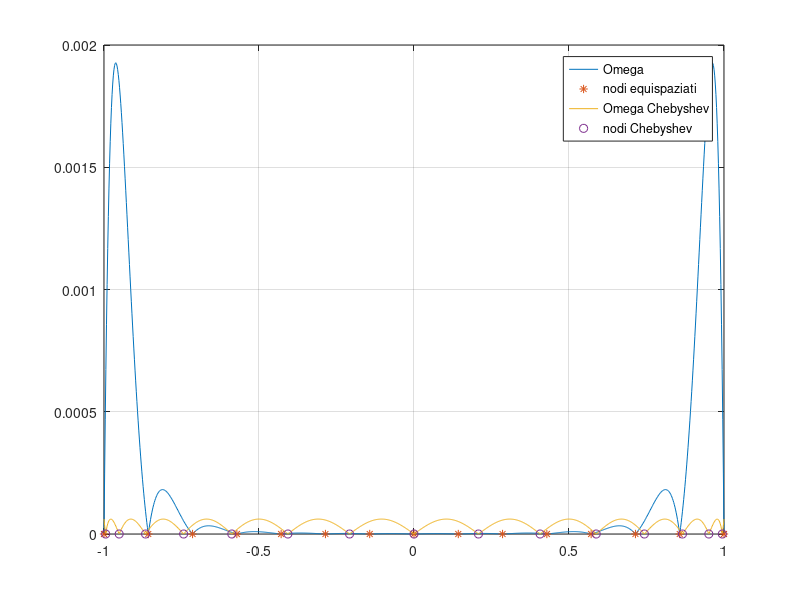

This figure's MATLAB source:
% Es 7 interpolazione
clear
clc
close all

a=-1; b=1;
n=15; %numero nodi
x=linspace(a,b,1000);
nodi=linspace(a,b,n); %nodi equispaziati
nodi_cheb=(a+b)/2-(b-a)/2*cos((2*[0:n-1]+1)/(2*(n-1)+2)*pi);%nodi di Chebyshev
for i=1:length(x)
    w(i)=prod(x(i)-nodi);
    w_cheb(i)=prod(x(i)-nodi_cheb);
end
plot(x,abs(w))
grid on
hold on
plot(nodi,zeros(size(nodi)),'*')
plot(x,abs(w_cheb))
plot(nodi_cheb,zeros(size(nodi_cheb)),'o')
legend('Omega','nodi equispaziati','Omega Chebyshev','nodi Chebyshev')